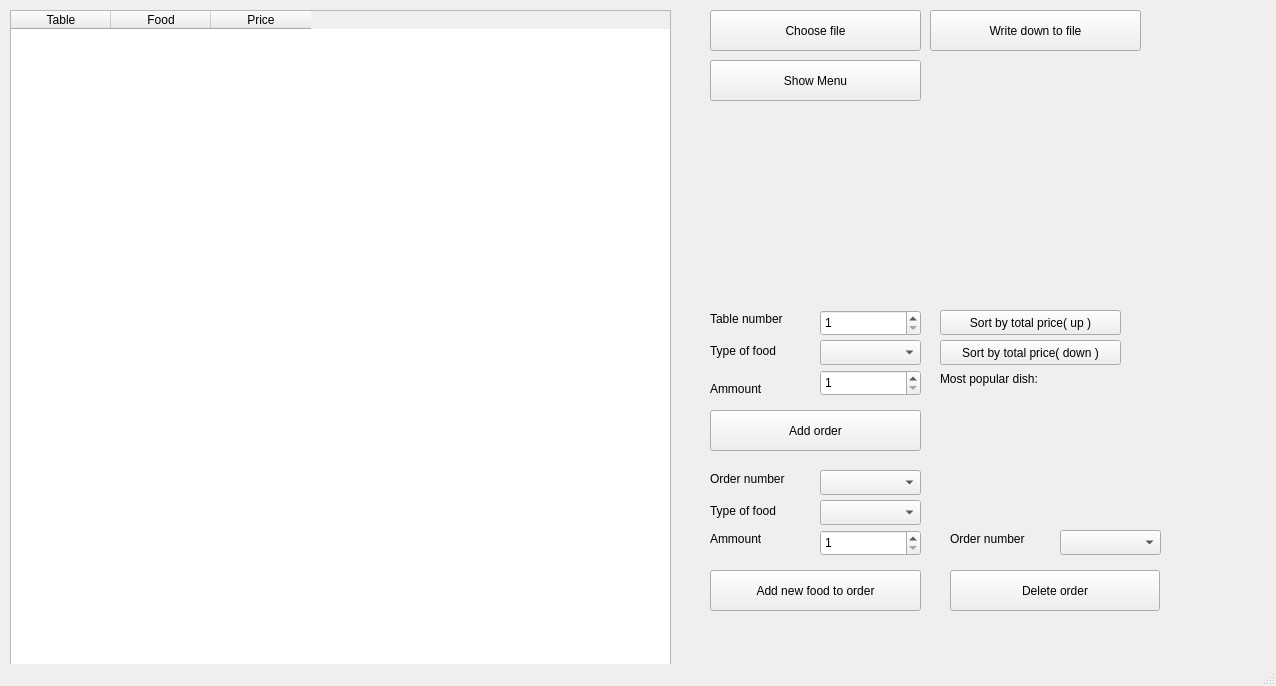
<?xml version="1.0" encoding="UTF-8"?>
<ui version="4.0">
 <class>MainWindow</class>
 <widget class="QMainWindow" name="MainWindow">
  <property name="geometry">
   <rect>
    <x>0</x>
    <y>0</y>
    <width>1276</width>
    <height>686</height>
   </rect>
  </property>
  <property name="windowTitle">
   <string>MainWindow</string>
  </property>
  <widget class="QWidget" name="centralwidget">
   <widget class="QTableWidget" name="tableWidget">
    <property name="geometry">
     <rect>
      <x>10</x>
      <y>10</y>
      <width>661</width>
      <height>671</height>
     </rect>
    </property>
    <column>
     <property name="text">
      <string>Table</string>
     </property>
    </column>
    <column>
     <property name="text">
      <string>Food</string>
     </property>
    </column>
    <column>
     <property name="text">
      <string>Price</string>
     </property>
    </column>
   </widget>
   <widget class="QLabel" name="label">
    <property name="geometry">
     <rect>
      <x>710</x>
      <y>310</y>
      <width>151</width>
      <height>17</height>
     </rect>
    </property>
    <property name="text">
     <string>Table number</string>
    </property>
   </widget>
   <widget class="QLabel" name="label_2">
    <property name="geometry">
     <rect>
      <x>710</x>
      <y>340</y>
      <width>111</width>
      <height>21</height>
     </rect>
    </property>
    <property name="text">
     <string>Type of food</string>
    </property>
   </widget>
   <widget class="QComboBox" name="comboBoxFood1">
    <property name="geometry">
     <rect>
      <x>820</x>
      <y>340</y>
      <width>101</width>
      <height>25</height>
     </rect>
    </property>
   </widget>
   <widget class="QSpinBox" name="spinBoxTable">
    <property name="geometry">
     <rect>
      <x>820</x>
      <y>310</y>
      <width>101</width>
      <height>26</height>
     </rect>
    </property>
    <property name="minimum">
     <number>1</number>
    </property>
   </widget>
   <widget class="QLabel" name="label_3">
    <property name="geometry">
     <rect>
      <x>710</x>
      <y>380</y>
      <width>81</width>
      <height>17</height>
     </rect>
    </property>
    <property name="text">
     <string>Ammount</string>
    </property>
   </widget>
   <widget class="QSpinBox" name="spinBoxAmmount1">
    <property name="geometry">
     <rect>
      <x>820</x>
      <y>370</y>
      <width>101</width>
      <height>26</height>
     </rect>
    </property>
    <property name="minimum">
     <number>1</number>
    </property>
   </widget>
   <widget class="QPushButton" name="pushButton">
    <property name="geometry">
     <rect>
      <x>710</x>
      <y>410</y>
      <width>211</width>
      <height>41</height>
     </rect>
    </property>
    <property name="text">
     <string>Add order</string>
    </property>
   </widget>
   <widget class="QLabel" name="label_4">
    <property name="geometry">
     <rect>
      <x>710</x>
      <y>500</y>
      <width>111</width>
      <height>21</height>
     </rect>
    </property>
    <property name="text">
     <string>Type of food</string>
    </property>
   </widget>
   <widget class="QLabel" name="label_5">
    <property name="geometry">
     <rect>
      <x>710</x>
      <y>470</y>
      <width>151</width>
      <height>17</height>
     </rect>
    </property>
    <property name="text">
     <string>Order number</string>
    </property>
   </widget>
   <widget class="QLabel" name="label_6">
    <property name="geometry">
     <rect>
      <x>710</x>
      <y>530</y>
      <width>81</width>
      <height>17</height>
     </rect>
    </property>
    <property name="text">
     <string>Ammount</string>
    </property>
   </widget>
   <widget class="QComboBox" name="comboBoxOrder">
    <property name="geometry">
     <rect>
      <x>820</x>
      <y>470</y>
      <width>101</width>
      <height>25</height>
     </rect>
    </property>
   </widget>
   <widget class="QComboBox" name="comboBoxFood2">
    <property name="geometry">
     <rect>
      <x>820</x>
      <y>500</y>
      <width>101</width>
      <height>25</height>
     </rect>
    </property>
   </widget>
   <widget class="QSpinBox" name="spinBoxAmmount2">
    <property name="geometry">
     <rect>
      <x>820</x>
      <y>530</y>
      <width>101</width>
      <height>26</height>
     </rect>
    </property>
    <property name="minimum">
     <number>1</number>
    </property>
   </widget>
   <widget class="QPushButton" name="pushButton_2">
    <property name="geometry">
     <rect>
      <x>710</x>
      <y>570</y>
      <width>211</width>
      <height>41</height>
     </rect>
    </property>
    <property name="text">
     <string>Add new food to order</string>
    </property>
   </widget>
   <widget class="QPushButton" name="pushButtonRead">
    <property name="geometry">
     <rect>
      <x>710</x>
      <y>10</y>
      <width>211</width>
      <height>41</height>
     </rect>
    </property>
    <property name="text">
     <string>Choose file</string>
    </property>
   </widget>
   <widget class="QPushButton" name="pushButton_4">
    <property name="geometry">
     <rect>
      <x>710</x>
      <y>60</y>
      <width>211</width>
      <height>41</height>
     </rect>
    </property>
    <property name="text">
     <string>Show Menu</string>
    </property>
   </widget>
   <widget class="QPushButton" name="pushButtonSortByPriceUp">
    <property name="geometry">
     <rect>
      <x>940</x>
      <y>310</y>
      <width>181</width>
      <height>25</height>
     </rect>
    </property>
    <property name="text">
     <string>Sort by total price( up )</string>
    </property>
   </widget>
   <widget class="QPushButton" name="pushButtonSortByPriceDown">
    <property name="geometry">
     <rect>
      <x>940</x>
      <y>340</y>
      <width>181</width>
      <height>25</height>
     </rect>
    </property>
    <property name="text">
     <string>Sort by total price( down )</string>
    </property>
   </widget>
   <widget class="QPushButton" name="pushButtonDeleteOrder">
    <property name="geometry">
     <rect>
      <x>950</x>
      <y>570</y>
      <width>210</width>
      <height>41</height>
     </rect>
    </property>
    <property name="text">
     <string>Delete order</string>
    </property>
   </widget>
   <widget class="QComboBox" name="comboBoxOrder2">
    <property name="geometry">
     <rect>
      <x>1060</x>
      <y>530</y>
      <width>101</width>
      <height>25</height>
     </rect>
    </property>
   </widget>
   <widget class="QLabel" name="label_7">
    <property name="geometry">
     <rect>
      <x>950</x>
      <y>530</y>
      <width>151</width>
      <height>17</height>
     </rect>
    </property>
    <property name="text">
     <string>Order number</string>
    </property>
   </widget>
   <widget class="QLabel" name="label_8">
    <property name="geometry">
     <rect>
      <x>940</x>
      <y>370</y>
      <width>141</width>
      <height>17</height>
     </rect>
    </property>
    <property name="text">
     <string>Most popular dish:</string>
    </property>
   </widget>
   <widget class="QLabel" name="labelMostPopularDish">
    <property name="geometry">
     <rect>
      <x>1070</x>
      <y>370</y>
      <width>66</width>
      <height>17</height>
     </rect>
    </property>
    <property name="text">
     <string/>
    </property>
   </widget>
   <widget class="QPushButton" name="pushButtonWrite">
    <property name="geometry">
     <rect>
      <x>930</x>
      <y>10</y>
      <width>211</width>
      <height>41</height>
     </rect>
    </property>
    <property name="text">
     <string>Write down to file</string>
    </property>
   </widget>
  </widget>
  <widget class="QMenuBar" name="menubar">
   <property name="geometry">
    <rect>
     <x>0</x>
     <y>0</y>
     <width>1276</width>
     <height>22</height>
    </rect>
   </property>
  </widget>
  <widget class="QStatusBar" name="statusbar"/>
 </widget>
 <resources/>
 <connections/>
</ui>
